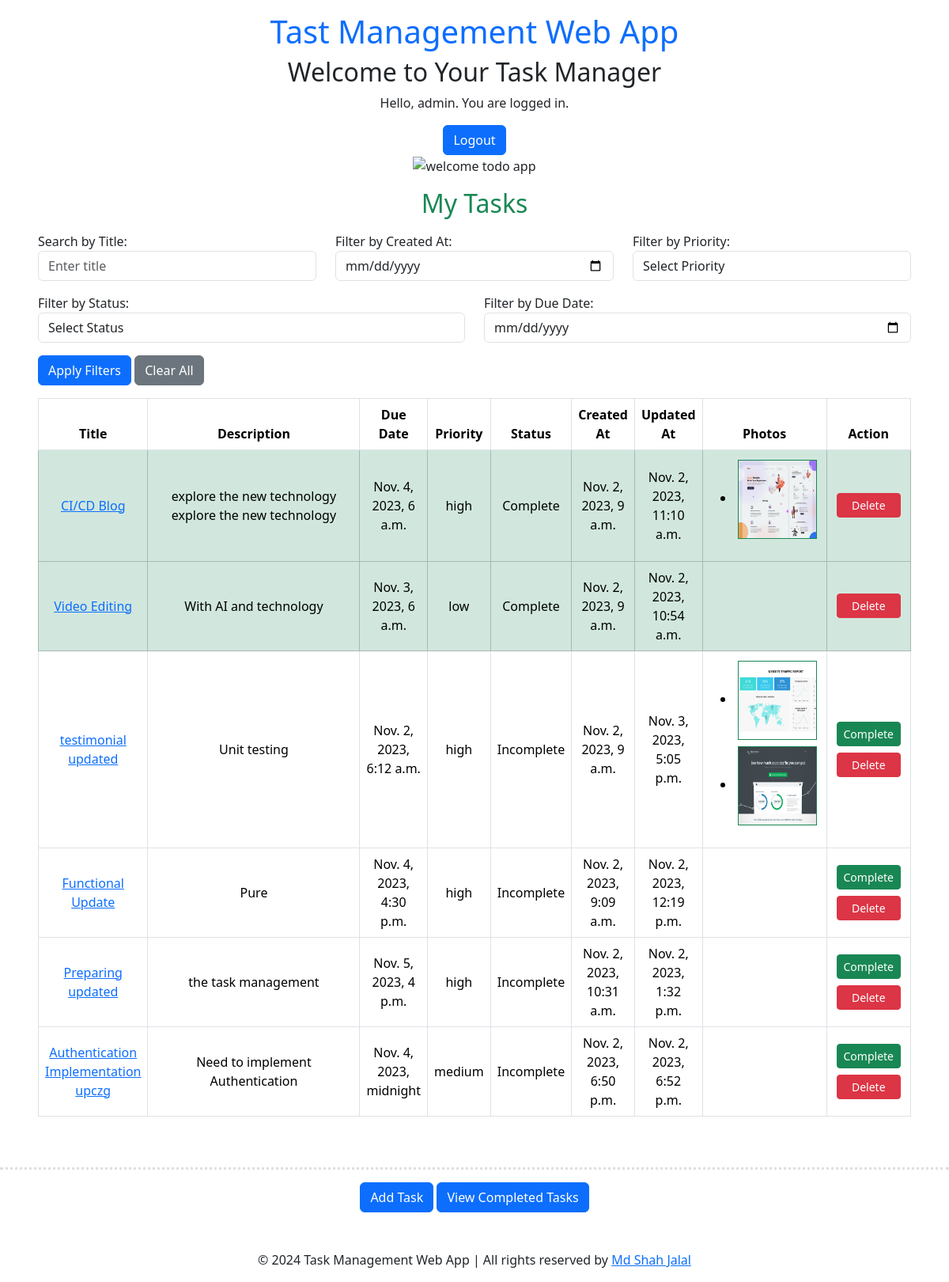
The app's page / (signed in) with its own data.
### todoapp/models.py (models this page shows, shortened)
class TaskModel(models.Model):
    user = models.ForeignKey(User, on_delete=models.CASCADE, default=1)
    taskTitle = models.CharField(max_length=100)
    taskDescription = models.TextField()
    is_completed = models.BooleanField(default=False)
    taskDueDate = models.DateTimeField(default=timezone.now)
    taskPriority = models.CharField(max_length=20, choices=[
        ('low', 'Low'),
        ('medium', 'Medium'),
        ('high', 'High'),
    ])
    images = models.ManyToManyField('Photo', related_name='tasks', blank=True)
    created_at = models.DateTimeField(default=timezone.now)  # Use timezone.now to set the current timestamp
    updated_at = models.DateTimeField(auto_now=True)  # This field will automatically update on every save

class Photo(models.Model):
    image = models.ImageField(upload_to='task_photos')

### todoapp/views.py (the view, shortened to what this page needs)
# urls.py: path('', show_tasks, name='show_tasks'),
@login_required
def show_tasks(request):
    user_timezone = request.session.get('user_timezone', 'UTC')  # Retrieve the user's time zone
    title = request.GET.get('title')
    created_at = request.GET.get('created_at')
    priority = request.GET.get('priority')
    is_completed = request.GET.get('is_completed')
    due_date = request.GET.get('due_date')
    tasks = TaskModel.objects.filter(user=request.user)
    if title:
        tasks = tasks.filter(taskTitle__icontains=title)
    if priority:
        tasks = tasks.filter(taskPriority=priority)
    if is_completed:
        tasks = tasks.filter(is_completed=is_completed == 'true')
    if 'clear_all' in request.GET:
        return redirect('show_tasks')
    return render(request, 'show_tasks.html', {'tasks': tasks, 'user_timezone': user_timezone})

### todoapp/templates/show_tasks.html (shortened to what this page needs)
{% extends 'base.html' %}
{% block content %}
<div class="w-full mx-auto text-center px-5">
    <h2>Welcome to Your Task Manager</h2>
    {% if user.is_authenticated %}
      <p>Hello, {{ user.username }}. You are logged in.</p>
      <a class="btn btn-primary" href="{% url 'logout' %}">Logout</a>
    {% else %}
      <p>You are not logged in. Please <a class="btn btn-primary" href="{% url 'login' %}">log in</a>.</p>
    {% endif %}
    <div>
      <img class="w-25" src="https://img.freepik.com/free-vector/tiny-man-sitting-chair-with-laptop-checklist-background_74855-20395.jpg?w=740&t=st=1698927068~exp=1698927668~hmac=c120b6060db1c4d04bb45fc15f7cd259f5b759a772abeae43c9a3cb897529166" alt="welcome  todo app">
    </div>
  </div>
<h2 class="text-center my-3 text-success">My Tasks</h2>
<div class="mx-5 my-3">
    <form method="get" action="" id="filter-form">
        <div class="row mb-3">
            <div class="col-md-4">
                <label for="title">Search by Title:</label>
                <input type="text" id="title" name="title" class="form-control" placeholder="Enter title">
            </div>
            <div class="col-md-4">
                <label for="created_at">Filter by Created At:</label>
                <input type="date" id="created_at" name="created_at" class="form-control">
            </div>
            <div class="col-md-4">
                <label for="priority">Filter by Priority:</label>
                <select id="priority" name="priority" class="form-control">
                    <option value="">Select Priority</option>
                </select>
            </div>
        </div>
        <div class="row mb-3">
            <div class="col-md-6">
                <label for="is_completed">Filter by Status:</label>
                <select id="is_completed" name="is_completed" class="form-control">
                    <option value="">Select Status</option>
                </select>
            </div>
            <div class="col-md-6">
                <label for="due_date">Filter by Due Date:</label>
                <input type="date" id="due_date" name="due_date" class="form-control">
            </div>
        </div>
        <button type="submit" class="btn btn-primary">Apply Filters</button>
        <a href="?clear_all" class="btn btn-secondary">Clear All</a>
    </form>
</div>
{% if tasks %}
<div class="px-5 table-responsive">
    <table class="table table-hover table-bordered align-middle text-center">
        <thead>
            <tr>
                <th scope="col">Title</th>
                <th scope="col">Description</th>
                <th scope="col">Due Date</th>
                <th scope="col">Priority</th>
                <th scope="col">Status</th>
                <th scope="col">Created At</th>
                <th scope="col">Updated At</th>
                <th scope="col">Photos</th>
                <th scope="col">Action</th>
            </tr>
        </thead>
        <tbody>
            {% for task in tasks %}
            <tr class="{% if task.is_completed %}table-success{% endif %}">
                <td><a href="{% url 'task_details' task.id %}">{{ task.taskTitle }}</a></td>
                <td class="w-25">{{ task.taskDescription }}</td>
                <td>{{ task.taskDueDate }}</td>
                <td>{{ task.taskPriority }}</td>
                <td>
                    {% if task.is_completed %}
                        Complete
                    {% else %}
                        Incomplete
                    {% endif %}
                </td>
                <td>{{ task.created_at }}</td>
                <td>{{ task.updated_at }}</td>
                <td>
                    <ul>
                        {% for photo in task.images.all %}
                        <li><img class="m-1 border border-success" src="{{ photo.image.url }}" width="100" height="100" alt="Task Photo"></li>
                    {% endfor %}
                    </ul>
                </td>
                <td class="align-middle">
                    <div class="d-grid">
                        {% if not task.is_completed %}
                            <a class="btn btn-sm btn-success m-1" href="{% url 'complete_task' task.id %}">Complete</a>
                            <a class="btn btn-sm btn-danger m-1" href="{% url 'delete_task' task.id %}" onclick="return confirm('Are you sure you want to delete this task?');">Delete</a>
                        {% endif %}
                        {% if task.is_completed %}
                            <a class="btn btn-sm btn-danger m-1" href="{% url 'delete_task' task.id %}" onclick="return confirm('Are you sure you want to delete this task?');">Delete</a>
                        {% endif %}
                    </div>
                </td>
            </tr>
            {% endfor %}
        </tbody>
    </table>
</div>
{% endif %}
<hr style="border-top: 3px dotted #838282;" class="dotted mt-5">
<div class="d-grid gap-2 d-md-block text-center mx-5">
    <a class="btn btn-primary" href="{% url 'add_task' %}">Add Task</a>
    <a class="btn btn-primary" href="{% url 'completed_tasks' %}">View Completed Tasks</a>
</div>
{% endblock %}

### records on screen
TaskModel: taskTitle "CI/CD Blog", taskDescription "explore the new technology explore the new technology", taskDueDate "Nov. 4, 2023, 6 a.m.", taskPriority "high", is_completed "Complete", created_at "Nov. 2, 2023, 9 a.m.", updated_at "Nov. 2, 2023, 11:10 a.m."
Photo: image (picture)
TaskModel: taskTitle "Video Editing", taskDescription "With AI and technology", taskDueDate "Nov. 3, 2023, 6 a.m.", taskPriority "low", is_completed "Complete", created_at "Nov. 2, 2023, 9 a.m.", updated_at "Nov. 2, 2023, 10:54 a.m."
TaskModel: taskTitle "testimonial updated", taskDescription "Unit testing", taskDueDate "Nov. 2, 2023, 6:12 a.m.", taskPriority "high", is_completed "Incomplete", created_at "Nov. 2, 2023, 9 a.m.", updated_at "Nov. 3, 2023, 5:05 p.m."
Photo: image (picture)
Photo: image (picture)
TaskModel: taskTitle "Functional Update", taskDescription "Pure", taskDueDate "Nov. 4, 2023, 4:30 p.m.", taskPriority "high", is_completed "Incomplete", created_at "Nov. 2, 2023, 9:09 a.m.", updated_at "Nov. 2, 2023, 12:19 p.m."
TaskModel: taskTitle "Preparing updated", taskDescription "the task management", taskDueDate "Nov. 5, 2023, 4 p.m.", taskPriority "high", is_completed "Incomplete", created_at "Nov. 2, 2023, 10:31 a.m.", updated_at "Nov. 2, 2023, 1:32 p.m."
TaskModel: taskTitle "Authentication Implementation upczg", taskDescription "Need to implement Authentication", taskDueDate "Nov. 4, 2023, midnight", taskPriority "medium", is_completed "Incomplete", created_at "Nov. 2, 2023, 6:50 p.m.", updated_at "Nov. 2, 2023, 6:52 p.m."

### other values on screen
{{ user.username }} "admin"
